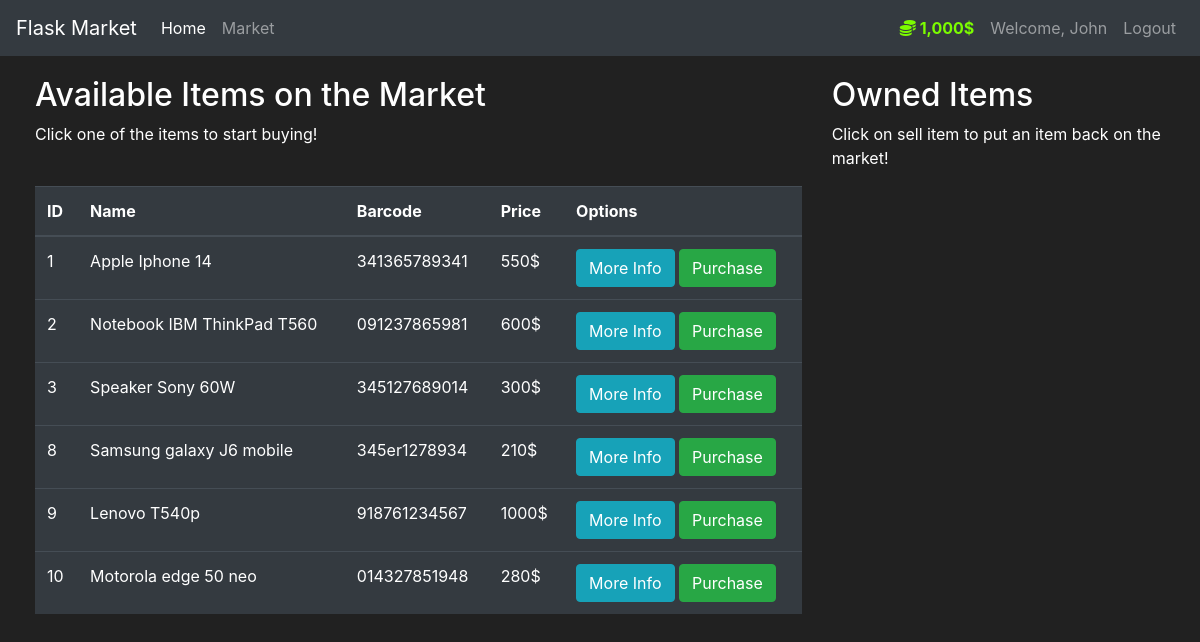
Page /market (signed in) on the committed database.
### market/models.py (models this page shows, shortened)
class User(db.Model, UserMixin):
    id = db.Column(db.Integer(),primary_key=True)
    userName = db.Column(db.String(length=30),nullable=False,unique=True)
    email_address = db.Column(db.String(length=50),nullable=False,unique=True)
    password_hash = db.Column(db.String(length=60),nullable=False)
    budget = db.Column (db.Integer(),nullable=False, default=1000)
    items = db.relationship('Item', backref='owned_user', lazy=True)
    @property
    def prettier_budget(self):
        if len(str(self.budget)) >= 4:
            return f"{str(self.budget)[:-3]},{str(self.budget)[-3:]}$"
        else:
            return f"{self.budget}$"
    @property
    def password(self):
        return self.password

class Item(db.Model):
    id = db.Column(db.Integer(), primary_key=True)
    name = db.Column(db.String(length=30), nullable=False, unique=True)
    price = db.Column(db.Integer(), nullable=False)
    barcode = db.Column(db.String(length=12),nullable=False, unique=True)
    description = db.Column(db.String(length=1024), nullable=False, unique=True)
    owner = db.Column(db.Integer(),db.ForeignKey('user.id'))

### market/routes.py (the view, shortened to what this page needs)
@app.route('/market', methods=['GET','POST'])
@login_required
def market_page():
    purchase_form = PurchaseItemForm()
    selling_form = SellItemForm()
    """ if purchase_form.validate_on_submit():

        #print(purchase_form.__dict__) # return dict of purchasing items
        # <input id="submit" name="submit" type="submit" value="Purchase Item">
        print(request.form.get['purchased_item']) # return ipnut tag html code -> represend it in modals file like an hidden
 """
    if request.method == "GET":
        items = Item.query.filter_by(owner=None)
        owned_items = Item.query.filter_by(owner=current_user.id) # grab items by ID of user because you create relatioship with user_id
        return render_template('market.html',items=items, purchase_form=purchase_form, owned_items=owned_items, selling_form=selling_form)

### market/models.py (called while the page is built)
@login_manager.user_loader # contain UserMixin - methods that must pass before its loaded
def load_user(user_id):
    return User.query.get(int(user_id))

### market/templates/market.html (shortened to what this page needs)
{% extends 'base.html' %}
{% block content %}
<div class="row" style="margin-top: 20px; margin-left: 20px;">
    <div class="col-8">
        <h2>Available Items on the Market</h2>
        <p>Click one of the items to start buying!</p>
        <br>
        <table class="table table-hover table-dark">
            <thead>
                <tr>
                    <th scope="col">ID</th>
                    <th scope="col">Name</th>
                    <th scope="col">Barcode</th>
                    <th scope="col">Price</th>
                    <th scope="col">Options</th>
                </tr>
            </thead>
            <tbody>
                    {% for item in items %}
                    <tr>
                        <td>{{item.id}}</td>
                        <td>{{item.name}}</td>
                        <td>{{item.barcode}}</td>
                        <td>{{item.price}}$</td>
                        <td>
                            <button class="btn btn-outline btn-info" data-toggle="modal" data-target="#Modal-MoreInfo-{{item.id}}">More Info</button>
                            <button class="btn btn-outline btn-success" data-toggle="modal" data-target="#Modal-PurchaseConfirm-{{ item.id }}">Purchase</button>
                        </td>
                    </tr>
                    {% endfor %}
            </tbody>
        </table>
    </div>
    <div class="col-4">
        <h2>Owned Items</h2>
        <p>Click on sell item to put an item back on the market!</p>
        <br>
    </div>
</div>
{% endblock %}

### market/templates/base.html (shortened to what this page needs)
<!doctype html>
<html lang="en">
   <head>
      <link rel="stylesheet" href="https://cdn.jsdelivr.net/npm/bootstrap@4.5.3/dist/css/bootstrap.min.css">
   </head>
   <body>
      <nav class="navbar navbar-expand-md navbar-dark bg-dark">
        <a class="navbar-brand" href="{{url_for('home_page')}}">Flask Market</a>
        <div class="collapse navbar-collapse" id="navbarNav">
            <ul class="navbar-nav mr-auto">
                <li class="nav-item active">
                    <a class="nav-link" href="{{url_for('home_page')}}">Home <span class="sr-only">(current)</span></a>
                </li>
                <li class="nav-item">
                    <a class="nav-link" href="{{url_for('market_page')}}">Market</a>
                </li>
            </ul>
            {% if current_user.is_authenticated %}
            <ul class="navbar-nav">
                <li class="nav-item">
                    <a class="nav-link" style="color: lawngreen; font-weight: bold;">
                        <i class="fas fa-coins"></i>
                        {{current_user.prettier_budget}}
                    </a>
                </li>
                <li class="nav-item">
                    <a class="nav-link" >Welcome, {{current_user.userName}}</a>
                </li>
                <li class="nav-item">
                    <a class="nav-link" href="{{url_for('logout_page')}}">Logout</a>
                </li>
            </ul>
            {% endif %}
        </div>
      </nav>
      {% block content %}
      {% endblock %}
   </body>
</html>

### market/templates/base.html (style rules this page uses)
body { background-color: #212121; color: white }

### rows in the picture
User: prettier_budget "1,000$", userName "John"
Item: id "1", name "Apple Iphone 14", barcode "341365789341", price "550"
Item: id "2", name "Notebook IBM ThinkPad T560", barcode "091237865981", price "600"
Item: id "3", name "Speaker Sony 60W", barcode "345127689014", price "300"
Item: id "8", name "Samsung galaxy J6 mobile", barcode "345er1278934", price "210"
Item: id "9", name "Lenovo T540p", barcode "918761234567", price "1000"
Item: id "10", name "Motorola edge 50 neo", barcode "014327851948", price "280"
